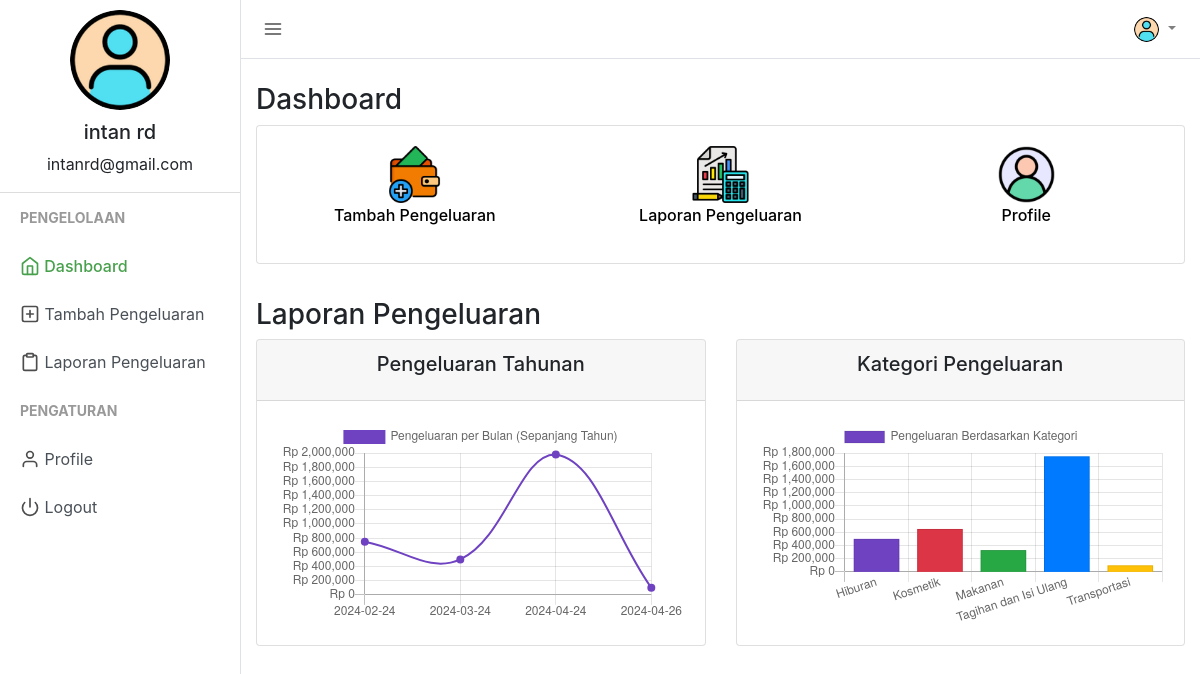
/index.php (signed in), run on the app's committed database.
### tables this page shows
CREATE TABLE `users` (
  `user_id` int(11) NOT NULL,
  `firstname` varchar(50) NOT NULL,
  `lastname` varchar(25) NOT NULL,
  `email` varchar(50) NOT NULL,
  `profile_path` varchar(50) NOT NULL DEFAULT 'default_profile.png',
  `password` varchar(50) NOT NULL,
  `trn_date` datetime NOT NULL
);

### session.php (called while the page is built, shortened)
<?php
include("config.php");
$sess_email = $_SESSION["email"];
$sql = "SELECT user_id, firstname, lastname, email, profile_path FROM users WHERE email = '$sess_email'";
$result = $con->query($sql);
if ($result->num_rows > 0) {
  while($row = $result->fetch_assoc()) {
    $userid=$row["user_id"];
    $username =$row["firstname"]." ".$row["lastname"];
    $useremail=$row["email"];
    $userprofile="uploads/".$row["profile_path"];
  }
} else {
    $userid="GHX1Y2";
    $username ="Jhon Doe";
    $useremail="mailid@domain.com";
    $userprofile="Uploads/default_profile.png";
}
?>

### index.php (the view, shortened to what this page needs)
<?php
include("session.php");
$exp_category_dc = mysqli_query($con, "SELECT kategori, SUM(REPLACE(REPLACE(REPLACE(pengeluaran, 'Rp', ''), '.', ''), ',', '')) as total FROM expenses WHERE user_id = '$userid' GROUP BY kategori");
$exp_date_line = mysqli_query($con, "SELECT tanggal, SUM(REPLACE(REPLACE(REPLACE(pengeluaran, 'Rp', ''), '.', ''), ',', '')) as total FROM expenses WHERE user_id = '$userid' GROUP BY tanggal");
$category_labels = array();
$category_totals = array();
while ($row = mysqli_fetch_assoc($exp_category_dc)) {
    $category_labels[] = $row['kategori'];
    $category_totals[] = (float) $row['total'];
}
$date_labels = array();
$date_totals = array();
while ($row = mysqli_fetch_assoc($exp_date_line)) {
    $date_labels[] = $row['tanggal'];
    $date_totals[] = (float) $row['total'];
}
?>
<!DOCTYPE html>
<html lang="en">
<head>
    <link href="css/bootstrap.min.css" rel="stylesheet">
    <link href="css/style.css" rel="stylesheet">
</head>
<body>
    <div class="d-flex" id="wrapper">
        <div class="border-right" id="sidebar-wrapper">
            <div class="user">
                <img class="img img-fluid rounded-circle" src="<?php echo $userprofile ?>" width="120">
                <h5><?php echo $username ?></h5>
                <p><?php echo $useremail ?></p>
            </div>
            <div class="sidebar-heading">Pengelolaan</div>
            <div class="list-group list-group-flush">
                <a href="index.php" class="list-group-item list-group-item-action sidebar-active"><span data-feather="home"></span> Dashboard</a>
                <a href="add_expense.php" class="list-group-item list-group-item-action "><span data-feather="plus-square"></span> Tambah Pengeluaran</a>
                <a href="manage_expense.php" class="list-group-item list-group-item-action "><span data-feather="clipboard"></span> Laporan Pengeluaran</a>
            </div>
            <div class="sidebar-heading">Pengaturan </div>
            <div class="list-group list-group-flush">
                <a href="profile.php" class="list-group-item list-group-item-action "><span data-feather="user"></span> Profile</a>
                <a href="logout.php" class="list-group-item list-group-item-action "><span data-feather="power"></span> Logout</a>
            </div>
        </div>
        <div id="page-content-wrapper">
            <nav class="navbar navbar-expand-lg navbar-light  border-bottom">
                <button class="toggler" type="button" id="menu-toggle" aria-expanded="false">
                    <span data-feather="menu"></span>
                </button>
                <div class="collapse navbar-collapse" id="navbarSupportedContent">
                    <ul class="navbar-nav ml-auto mt-2 mt-lg-0">
                        <li class="nav-item dropdown">
                            <a class="nav-link dropdown-toggle" href="#" id="navbarDropdown" role="button" data-toggle="dropdown" aria-haspopup="true" aria-expanded="false">
                                <img class="img img-fluid rounded-circle" src="<?php echo $userprofile ?>" width="25">
                            </a>
                        </li>
                    </ul>
                </div>
            </nav>
            <div class="container-fluid">
                <h3 class="mt-4">Dashboard</h3>
                <div class="row">
                    <div class="col-md">
                        <div class="card">
                            <div class="card-body">
                                <div class="row">
                                    <div class="col text-center">
                                        <a href="add_expense.php"><img src="icon/uang_tambah.png" width="57px" />
                                            <p>Tambah Pengeluaran</p>
                                        </a>
                                    </div>
                                    <div class="col text-center">
                                        <a href="manage_expense.php"><img src="icon/laporan.png" width="57px" />
                                            <p>Laporan Pengeluaran</p>
                                        </a>
                                    </div>
                                    <div class="col text-center">
                                        <a href="profile.php"><img src="icon/user2.png" width="57px" />
                                            <p>Profile</p>
                                        </a>
                                    </div>
                                </div>
                            </div>
                        </div>
                    </div>
                </div>
                <h3 class="mt-4">Laporan Pengeluaran</h3>
                <div class="row">
                    <div class="col-md">
                        <div class="card">
                            <div class="card-header">
                                <h5 class="card-title text-center">Pengeluaran Tahunan</h5>
                            </div>
                            <div class="card-body">
                                <canvas id="expense_line" height="150"></canvas>
                            </div>
                        </div>
                    </div>
                    <div class="col-md">
                        <div class="card">
                            <div class="card-header">
                                <h5 class="card-title text-center">Kategori Pengeluaran</h5>
                            </div>
                            <div class="card-body">
                                <canvas id="expense_category_pie" height="150"></canvas>
                            </div>
                        </div>
                    </div>
                </div>
            </div>
        </div>
    </div>
    <script>
        var ctx = document.getElementById('expense_category_pie').getContext('2d');
        var myChart = new Chart(ctx, {
            type: 'bar',
            data: {
                labels: <?php echo json_encode($category_labels); ?>,
                datasets: [{
                    label: 'Pengeluaran Berdasarkan Kategori',
                    data: <?php echo json_encode($category_totals); ?>,
                    backgroundColor: [
                        '#6f42c1',
                        '#dc3545',
                        '#28a745',
                        '#007bff',
                        '#ffc107',
                        '#20c997',
                        '#17a2b8',
                        '#fd7e14',
                        '#e83e8c',
                        '#6610f2'
                    ],
                    borderWidth: 1
                }]
            },
            options: {
                scales: {
                    yAxes: [{
                        ticks: {
                            beginAtZero: true,
                            callback: function(value, index, values) {
                                return 'Rp ' + value.toLocaleString();
                            }
                        }
                    }]
                }
            }
        });
        var line = document.getElementById('expense_line').getContext('2d');
        var myLineChart = new Chart(line, {
            type: 'line',
            data: {
                labels: <?php echo json_encode($date_labels); ?>,
                datasets: [{
                    label: 'Pengeluaran per Bulan (Sepanjang Tahun)',
                    data: <?php echo json_encode($date_totals); ?>,
                    borderColor: '#6f42c1',
                    backgroundColor: '#6f42c1',
                    fill: false,
                    borderWidth: 2
                }]
            },
            options: {
                scales: {
                    yAxes: [{
                        ticks: {
                            beginAtZero: true,
                            callback: function(value, index, values) {
                                return 'Rp ' + value.toLocaleString();
                            }
                        }
                    }]
                }
            }
        });
    </script>
</body>
</html>

### css/style.css (style rules this page uses)
body { background-color: #efefef; }
.feather { width: 20px; height: 20px; stroke: #4d4d4d; stroke-width: 2; stroke-linecap: round; stroke-linejoin: round; fill: none; vertical-align: text-bottom; }
.list-group { background-color: #ffffff; }
.list-group-item { border: none; }
.user { text-align: center; border-bottom: 1px solid #ddd; }
.user img { padding: 10px; }
.toggler { color: #000; background-color: #fff; border: none; outline: none; }
.sidebar-active { color: #47a04b; font-weight: 500; }
.sidebar-active .feather { stroke: #47a04b; font-weight: 500; }
#wrapper { overflow-x: hidden; background-color: #fff; }
#sidebar-wrapper { min-height: 100vh; margin-left: -15rem; -webkit-transition: margin 0.25s ease-out; -moz-transition: margin 0.25s ease-out; -o-transition: margin 0.25s ease-out; transition: margin 0.25s ease-out; }
#sidebar-wrapper .sidebar-heading { padding: 0.875rem 1.25rem; font-size: 14px; font-weight: bold; text-transform: uppercase; color: #999; }
#sidebar-wrapper .list-group { width: 15rem; }
#page-content-wrapper { min-width: 100vw; }
@media (min-width: 768px) { #sidebar-wrapper { margin-left: 0; } }
@media (min-width: 768px) { #page-content-wrapper { min-width: 0; width: 100%; } }
.card { margin-bottom: 10px; }
.container-fluid { margin-right: 20px; }

### index.php (style rules this page uses)
.card a { color: #000; font-weight: 500; }

### data on the page
users: profile_path (placeholder picture), username "intan rd", email "intanrd@gmail.com"

### other printed values
chart data {{ json_encode($category_labels) }} ["Hiburan","Kosmetik","Makanan","Tagihan dan Isi Ulang","Transportasi"]
chart data {{ json_encode($category_totals) }} [500000,650000,330000,1750000,100000]
chart data {{ json_encode($date_labels) }} ["2024-02-24","2024-03-24","2024-04-24","2024-04-26"]
chart data {{ json_encode($date_totals) }} [750000,500000,1980000,100000]
